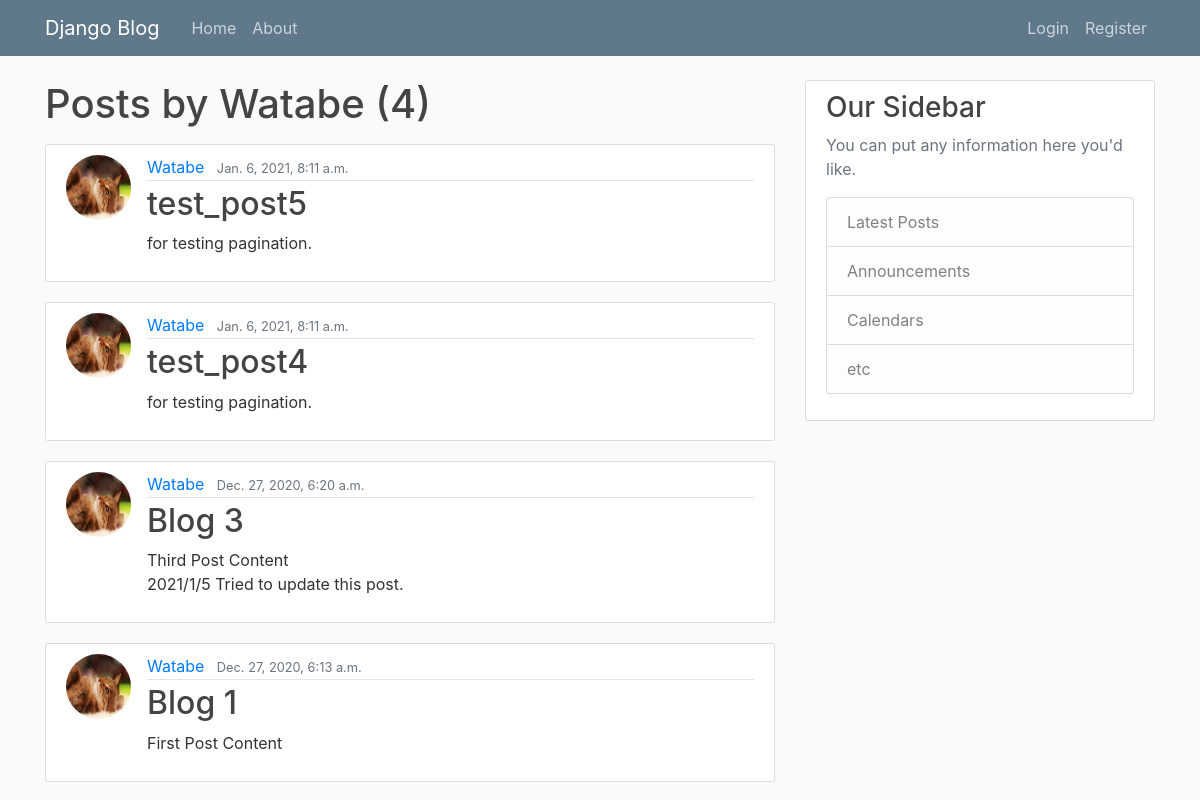
/user/Watabe, run on the app's committed database.
### blog/models.py (models this page shows, shortened)
class Post(models.Model):
    title = models.CharField(max_length=100)
    content = models.TextField()
    date_posted = models.DateTimeField(default=timezone.now)
    author = models.ForeignKey(User, on_delete=models.CASCADE)

### users/models.py (models this page shows, shortened)
class Profile(models.Model):
    user = models.OneToOneField(User, on_delete=models.CASCADE)
    image = models.ImageField(default='default.jpg', upload_to='profile_pics')

### blog/views.py (the view)
# urls.py: path('user/<str:username>', UserPostListView.as_view(), name = 'user-posts'),
class UserPostListView(ListView):
    model = Post
    template_name = 'blog/user_posts.html'
    context_object_name = 'posts'
    paginate_by = 10
    def get_queryset(self):
        user = get_object_or_404(User, username=self.kwargs.get('username'))
        return Post.objects.filter(author=user).order_by('-date_posted')

### blog/templates/blog/user_posts.html (shortened to what this page needs)
{% extends "blog/base.html" %}
{% block content %}
    <h1 class="mb-3">
        Posts by {{ view.kwargs.username }} ({{ page_obj.paginator.count }})
    </h1>
    {% for post in posts %}
    <article class="media content-section">
      <img class="rounded-circle article-img" src="{{ post.author.profile.image.url }}">
      <div class="media-body">
        <div class="article-metadata">
          <a class="mr-2" href="{% url 'user-posts' post.author.username %}">{{ post.author }}</a>
          <small class="text-muted">{{ post.date_posted }}</small>
        </div>
        <h2><a class="article-title" href="{% url 'post-detail' post.id %}">{{ post.title }}</a></h2>
        <p class="article-content">{{ post.content }}</p>
      </div>
    </article>
    {% endfor %}
{% endblock content %}

### blog/static/blog/main.css (style rules this page uses)
body { background: #fafafa; color: #333333; margin-top: 5rem; }
h1, h2, h3, h4, h5, h6 { color: #444444; }
.content-section { background: #ffffff; padding: 10px 20px; border: 1px solid #dddddd; border-radius: 3px; margin-bottom: 20px; }
.article-title { color: #444444; }
.article-content { white-space: pre-line; }
.article-img { height: 65px; width: 65px; margin-right: 16px; }
.article-metadata { padding-bottom: 1px; margin-bottom: 4px; border-bottom: 1px solid #e3e3e3 }

### data on the page
Post: author.profile.image (picture), author "Watabe", date_posted "Jan. 6, 2021, 8:11 a.m.", title "test_post5", content "for testing pagination."
Post: author.profile.image (picture), author "Watabe", date_posted "Jan. 6, 2021, 8:11 a.m.", title "test_post4", content "for testing pagination."
Post: author.profile.image (picture), author "Watabe", date_posted "Dec. 27, 2020, 6:20 a.m.", title "Blog 3", content "Third Post Content 2021/1/5 Tried to update this post."
Post: author.profile.image (picture), author "Watabe", date_posted "Dec. 27, 2020, 6:13 a.m.", title "Blog 1", content "First Post Content"

### other printed values
{{ view.kwargs.username }} "Watabe"
{{ page_obj.paginator.count }} "4"
